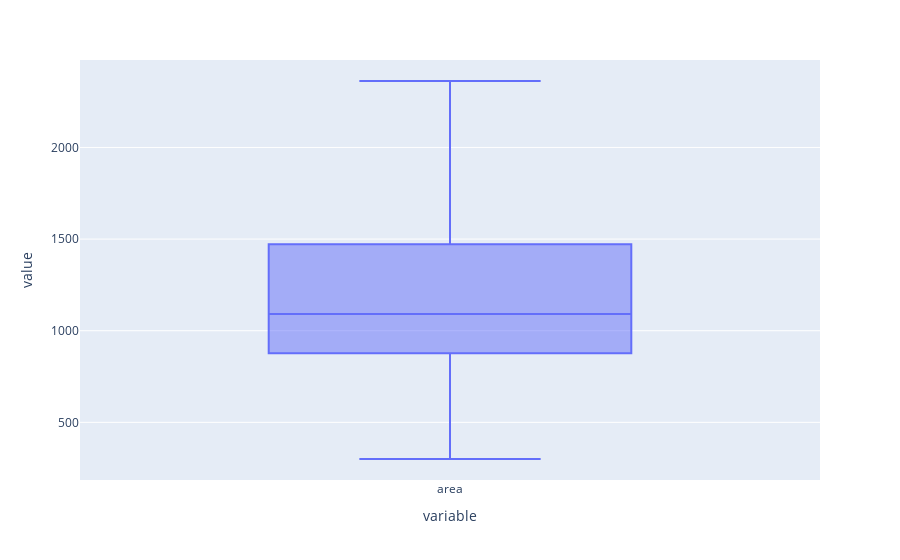

Write notebook code for a chart like this one.
### Code cell
Q1 = data['area'].quantile(0.25)
Q3 = data['area'].quantile(0.75)
IQR = Q3 - Q1
print(Q1,Q3,IQR)
# Define bounds
lbound = Q1 - 1.5 * IQR
ubound = Q3 + 1.5 * IQR
print(lbound,ubound)
# Replace outliers with the respective bounds
data['area'] = np.where(data['area'] > ubound, ubound, 
                        np.where(data['area'] < lbound, lbound, data['area']))
px.box(data['area'])

### Figure 1 — Plotly figure (JSON) as saved in the notebook; plotly's stock layout.template omitted (floating-point values rounded to 4 significant figures; data arrays with more than 128 entries replaced by an {"elided": "..."} marker saying what was removed)
{"data": [{"alignmentgroup": "True", "hovertemplate": "variable=%{x}<br>value=%{y}<extra></extra>", "legendgroup": "", "marker": {"color": "#636efa"}, "name": "", "notched": false, "offsetgroup": "", "orientation": "v", "showlegend": false, "type": "box", "x": {"elided": "2620 str values"}, "x0": " ", "xaxis": "x", "y": {"elided": "2620 float values"}, "y0": " ", "yaxis": "y"}], "layout": {"autosize": true, "boxmode": "group", "legend": {"tracegroupgap": 0}, "margin": {"t": 60}, "xaxis": {"anchor": "y", "autorange": true, "domain": [0, 1], "range": [-0.5, 0.5], "title": {"text": "variable"}, "type": "category"}, "yaxis": {"anchor": "x", "autorange": true, "domain": [0, 1], "range": [185.4, 2477.0], "title": {"text": "value"}, "type": "linear"}}}
